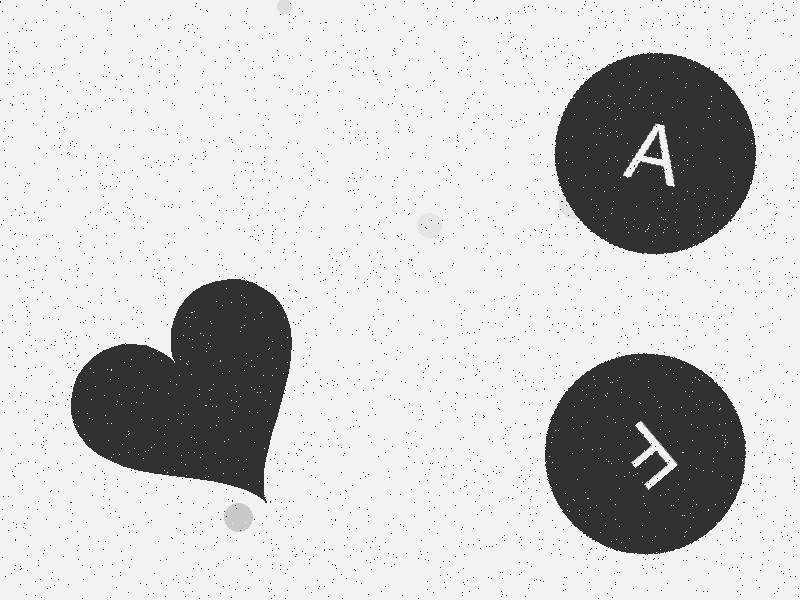
#> input picture analyzer_noisy/asset/01_original_example.png, 800 x 600 px
$ python -i generate_documentation_images.py   (imports and definitions only)   (older library calls are emulated)
#> lines starting #> are read from the running program, lines starting #| are printed output that depends on the picture; after the words box and inside, x2 and y2 are one past the last pixel; in counts of white or black regions, pixels touching at a corner belong together
"""
ドキュメント用の画像例を生成するスクリプト
各処理段階での画像を可視化してassetフォルダに保存
"""

import cv2
import numpy as np
import os
from pathlib import Path
import sys

# 親ディレクトリのモジュールをインポート
sys.path.append(str(Path(__file__).parent.parent / 'analyzer'))
from image_utils import detect_heart_angle, recognize_character
import preprocessing

# [71 lines left out: functions create_output_dir, load_sample_image, visualize_preprocessing_steps, not called in this run]

def visualize_template_matching(image_path, output_dir):
    """テンプレートマッチングの結果を可視化"""
#> called with image_path = 'asset/01_original_example.png', output_dir = 'out.png'
    img = cv2.imread(image_path)
#> img is the input picture: shape (600, 800, 3); min 49, max 242, mean 203.4
    if img is None:
        return

    filename = Path(image_path).stem
    noise_type = 'example'

    # テンプレートディレクトリ
    heart_template_dir = Path(__file__).parent.parent / 'analyzer' / 'heart_templates'
    char_template_dir = Path(__file__).parent.parent / 'analyzer' / 'templates'

    # 1. ハートテンプレートの例（0°, 90°, 180°, 270°）
    angles = [0, 90, 180, 270]
    template_examples = []

    for angle in angles:
        template_path = heart_template_dir / f'heart_{angle:03d}.png'
        if template_path.exists():
            template = cv2.imread(str(template_path), cv2.IMREAD_GRAYSCALE)
            template_examples.append(template)

    # テンプレートを横に並べて保存
    if template_examples:
        combined = np.hstack(template_examples)
        cv2.imwrite(str(output_dir / '09_heart_templates_examples.png'), combined)

    # 2. 文字テンプレートの例（A-F、角度0度のみ）
    char_examples = []
    for char in ['A', 'B', 'C', 'D', 'E', 'F']:
        template_path = char_template_dir / f'{char}_000.png'
        if template_path.exists():
            template = cv2.imread(str(template_path), cv2.IMREAD_GRAYSCALE)
            char_examples.append(template)

    if char_examples:
        # 横一列に配置
        combined = np.hstack(char_examples)
        cv2.imwrite(str(output_dir / '10_char_templates_examples.png'), combined)

    # 3. マッチング結果のヒートマップ（簡易版）
    HEART_REGION = (80, 280, 320, 520)
    x1, y1, x2, y2 = HEART_REGION
    heart_region = img[y1:y2, x1:x2].copy()
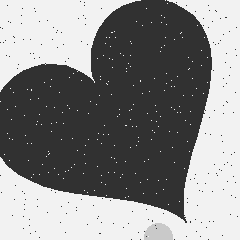
#> heart_region: shape (240, 240, 3); min 49, max 242, mean 136.1
    gray = cv2.cvtColor(heart_region, cv2.COLOR_BGR2GRAY)
    processed = cv2.medianBlur(gray, 3)
    _, binary = cv2.threshold(processed, 0, 255, cv2.THRESH_BINARY_INV + cv2.THRESH_OTSU)
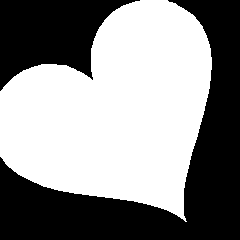
#> binary: shape (240, 240); 54.8% white; 2 black regions, box (x1, y1, x2, y2) and area: (0, 0, 240, 240) 18898, (0, 0, 140, 91) 7145

    # 最もマッチする角度のテンプレートでマッチング
    best_match_angle = None
    best_match_val = -1
    best_result = None

    for angle in range(0, 360, 10):
        template_path = heart_template_dir / f'heart_{angle:03d}.png'
        if not template_path.exists():
            continue

        template = cv2.imread(str(template_path), cv2.IMREAD_GRAYSCALE)
        if template is None:
            continue

        result = cv2.matchTemplate(binary, template, cv2.TM_CCORR_NORMED)
        _, max_val, _, _ = cv2.minMaxLoc(result)

        if max_val > best_match_val:
            best_match_val = max_val
            best_match_angle = angle
            best_result = result

    # マッチング結果をヒートマップとして可視化
    if best_result is not None:
        # 正規化して0-255に変換
        heatmap = cv2.normalize(best_result, None, 0, 255, cv2.NORM_MINMAX, cv2.CV_8U)
        # カラーマップ適用
        heatmap_colored = cv2.applyColorMap(heatmap, cv2.COLORMAP_JET)
        cv2.imwrite(str(output_dir / f'11_matching_heatmap_{noise_type}.png'), heatmap_colored)

        # マッチング位置を元画像に描画
        h, w = cv2.imread(str(heart_template_dir / f'heart_{best_match_angle:03d}.png'),
                          cv2.IMREAD_GRAYSCALE).shape
        _, _, _, max_loc = cv2.minMaxLoc(best_result)

        result_img = heart_region.copy()
        cv2.rectangle(result_img, max_loc, (max_loc[0] + w, max_loc[1] + h), (0, 255, 0), 2)
        cv2.putText(result_img, f'{best_match_angle} deg', (10, 30),
                   cv2.FONT_HERSHEY_SIMPLEX, 1, (0, 255, 0), 2)
        cv2.imwrite(str(output_dir / f'12_matching_result_{noise_type}.png'), result_img)

    print(f"テンプレートマッチングの画像を生成しました: {noise_type}")

# [74 lines left out: functions create_comparison_image, main, not called in this run]

# [2 lines not run here, left out]

>>> result = visualize_template_matching('asset/01_original_example.png', 'out.png')
